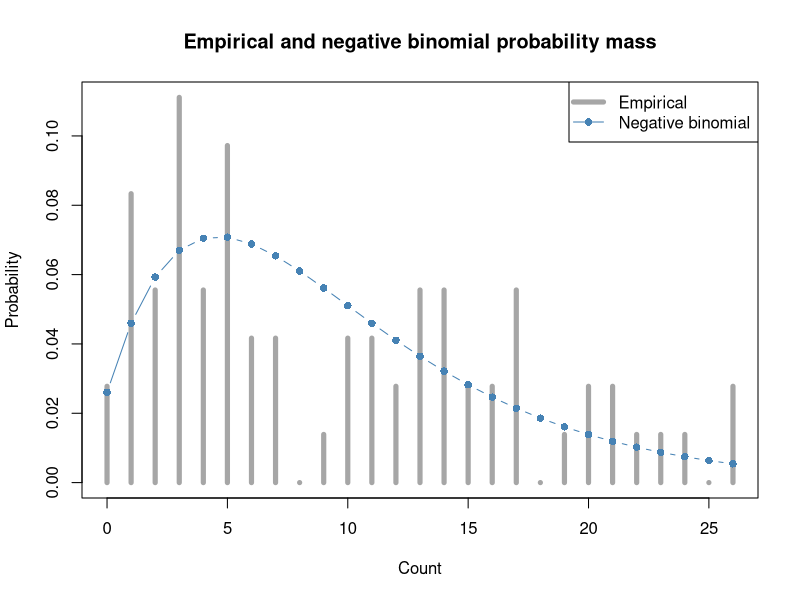
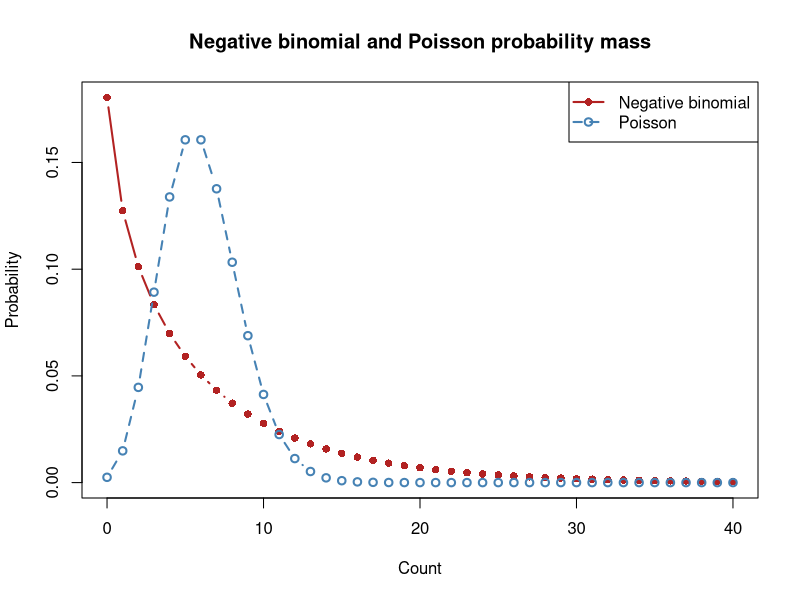

R code for these plots, in order:
## ---- chunk 1
data(InsectSprays, package = "datasets")

pooled_mean = mean(InsectSprays$count)
pooled_variance = var(InsectSprays$count)

c(
  mean = pooled_mean,
  variance = pooled_variance,
  dispersion_ratio = pooled_variance / pooled_mean
)
## ---- chunk 2
library(dplyr)

spray_groups = group_by(InsectSprays, spray)

spray_summary = summarise(
  spray_groups,
  n = n(),
  mean = mean(count),
  variance = var(count),
  dispersion_ratio = variance / mean,
  .groups = "drop"
)

spray_summary
## ---- chunk 3
counts = InsectSprays$count
mu_hat = mean(counts)
empirical_variance = mean((counts - mu_hat)^2)

k_hat = mu_hat^2 / (empirical_variance - mu_hat)

c(
  mean = mu_hat,
  empirical_variance = empirical_variance,
  k = k_hat
)
## ---- chunk 4
support = 0:max(counts)

empirical_mass = as.numeric(
  table(factor(counts, levels = support))
) / length(counts)

negative_binomial_mass = dnbinom(
  support,
  size = k_hat,
  mu = mu_hat
)

plot(
  support,
  empirical_mass,
  type = "h",
  lwd = 5,
  col = "grey65",
  xlab = "Count",
  ylab = "Probability",
  main = "Empirical and negative binomial probability mass"
)

lines(
  support,
  negative_binomial_mass,
  type = "b",
  pch = 16,
  col = "steelblue"
)

legend(
  "topright",
  legend = c("Empirical", "Negative binomial"),
  col = c("grey65", "steelblue"),
  lty = 1,
  pch = c(NA, 16),
  lwd = c(5, 1)
)
## ---- chunk 5
mu = 6
k = 0.8

x_theory = 0:1000
probability = dnbinom(x_theory, size = k, mu = mu)

c(
  probability_sum = sum(probability),
  weighted_mean = sum(x_theory * probability),
  weighted_variance = sum((x_theory - mu)^2 * probability)
)
## ---- chunk 6
set.seed(123)

sample_counts = rnbinom(
  n = 500,
  size = k,
  mu = mu
)

sample_mean = mean(sample_counts)
sample_variance = mean((sample_counts - sample_mean)^2)

c(
  mean = sample_mean,
  empirical_variance = sample_variance,
  variance_mean_ratio = sample_variance / sample_mean,
  variance_using_var = var(sample_counts)
)
## ---- chunk 7
x = 0:40

negative_binomial_mass = dnbinom(x, size = k, mu = mu)
poisson_mass = dpois(x, lambda = mu)

matplot(
  x,
  cbind(negative_binomial_mass, poisson_mass),
  type = "b",
  pch = c(16, 1),
  lty = c(1, 2),
  lwd = 2,
  col = c("firebrick", "steelblue"),
  xlab = "Count",
  ylab = "Probability",
  main = "Negative binomial and Poisson probability mass"
)

legend(
  "topright",
  legend = c("Negative binomial", "Poisson"),
  col = c("firebrick", "steelblue"),
  pch = c(16, 1),
  lty = c(1, 2),
  lwd = 2
)
## ---- chunk 8
lambda = 3
sample_sizes = c(10, 1000)

initial_results = data.frame(
  n = integer(),
  mean = numeric(),
  median = numeric(),
  variance = numeric()
)

set.seed(123)

for (sample_size in sample_sizes) {
  observations = rpois(sample_size, lambda = lambda)
  sample_mean = mean(observations)

  initial_results = rbind(
    initial_results,
    data.frame(
      n = sample_size,
      mean = sample_mean,
      median = median(observations),
      variance = mean((observations - sample_mean)^2)
    )
  )
}

initial_results
## ---- chunk 9
seeds = c(11, 22, 33, 44)

repeated_results = data.frame(
  seed = integer(),
  n = integer(),
  mean = numeric(),
  median = numeric(),
  variance = numeric()
)

for (seed in seeds) {
  set.seed(seed)

  for (sample_size in sample_sizes) {
    observations = rpois(sample_size, lambda = lambda)
    sample_mean = mean(observations)

    repeated_results = rbind(
      repeated_results,
      data.frame(
        seed = seed,
        n = sample_size,
        mean = sample_mean,
        median = median(observations),
        variance = mean((observations - sample_mean)^2)
      )
    )
  }
}

repeated_results
## ---- chunk 10
model_values = data.frame(
  n = sample_sizes,
  mean = lambda,
  median = qpois(0.5, lambda = lambda),
  variance = lambda
)

model_values

aggregate(
  cbind(mean, median, variance) ~ n,
  data = repeated_results,
  FUN = sd
)
